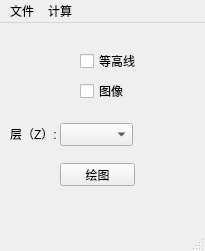
<?xml version="1.0" encoding="UTF-8"?>
<ui version="4.0">
 <class>ContorClass</class>
 <widget class="QMainWindow" name="ContorClass">
  <property name="geometry">
   <rect>
    <x>0</x>
    <y>0</y>
    <width>205</width>
    <height>251</height>
   </rect>
  </property>
  <property name="windowTitle">
   <string>Contor</string>
  </property>
  <widget class="QWidget" name="centralWidget">
   <widget class="QPushButton" name="btnDraw">
    <property name="geometry">
     <rect>
      <x>60</x>
      <y>140</y>
      <width>75</width>
      <height>23</height>
     </rect>
    </property>
    <property name="text">
     <string>绘图</string>
    </property>
   </widget>
   <widget class="QCheckBox" name="checkBoxContor">
    <property name="geometry">
     <rect>
      <x>80</x>
      <y>30</y>
      <width>71</width>
      <height>16</height>
     </rect>
    </property>
    <property name="text">
     <string>等高线</string>
    </property>
   </widget>
   <widget class="QCheckBox" name="checkBoxImage">
    <property name="geometry">
     <rect>
      <x>80</x>
      <y>60</y>
      <width>71</width>
      <height>16</height>
     </rect>
    </property>
    <property name="text">
     <string>图像</string>
    </property>
   </widget>
   <widget class="QComboBox" name="comboBox">
    <property name="geometry">
     <rect>
      <x>60</x>
      <y>100</y>
      <width>73</width>
      <height>23</height>
     </rect>
    </property>
   </widget>
   <widget class="QLabel" name="label">
    <property name="geometry">
     <rect>
      <x>10</x>
      <y>105</y>
      <width>54</width>
      <height>12</height>
     </rect>
    </property>
    <property name="text">
     <string>层（Z）:</string>
    </property>
   </widget>
  </widget>
  <widget class="QMenuBar" name="menuBar">
   <property name="geometry">
    <rect>
     <x>0</x>
     <y>0</y>
     <width>205</width>
     <height>23</height>
    </rect>
   </property>
   <widget class="QMenu" name="menu">
    <property name="title">
     <string>文件</string>
    </property>
    <addaction name="actionOpen_grid_file"/>
   </widget>
   <widget class="QMenu" name="menu_2">
    <property name="title">
     <string>计算</string>
    </property>
    <addaction name="actionGradientIndex"/>
    <addaction name="actionConformityIndex"/>
   </widget>
   <addaction name="menu"/>
   <addaction name="menu_2"/>
  </widget>
  <widget class="QStatusBar" name="statusBar"/>
  <action name="actionOpen_grid_file">
   <property name="text">
    <string>open grid file</string>
   </property>
  </action>
  <action name="actionGradientIndex">
   <property name="text">
    <string>GradientIndex</string>
   </property>
  </action>
  <action name="actionConformityIndex">
   <property name="text">
    <string>ConformityIndex</string>
   </property>
  </action>
 </widget>
 <layoutdefault spacing="6" margin="11"/>
 <resources>
  <include location="contor.qrc"/>
 </resources>
 <connections/>
</ui>
